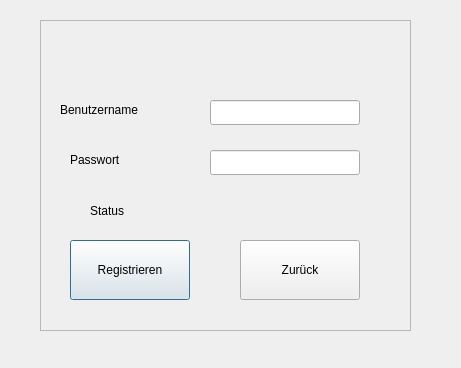
<?xml version="1.0" encoding="UTF-8"?>
<ui version="4.0">
 <class>registrieren</class>
 <widget class="QDialog" name="registrieren">
  <property name="geometry">
   <rect>
    <x>0</x>
    <y>0</y>
    <width>461</width>
    <height>368</height>
   </rect>
  </property>
  <property name="windowTitle">
   <string>Dialog</string>
  </property>
  <widget class="QFrame" name="frame">
   <property name="geometry">
    <rect>
     <x>40</x>
     <y>20</y>
     <width>371</width>
     <height>311</height>
    </rect>
   </property>
   <property name="frameShape">
    <enum>QFrame::StyledPanel</enum>
   </property>
   <property name="frameShadow">
    <enum>QFrame::Raised</enum>
   </property>
   <widget class="QPushButton" name="but_registrieren">
    <property name="geometry">
     <rect>
      <x>30</x>
      <y>220</y>
      <width>120</width>
      <height>60</height>
     </rect>
    </property>
    <property name="text">
     <string>Registrieren</string>
    </property>
   </widget>
   <widget class="QPushButton" name="reg_zurueck">
    <property name="geometry">
     <rect>
      <x>200</x>
      <y>220</y>
      <width>120</width>
      <height>60</height>
     </rect>
    </property>
    <property name="text">
     <string>Zurück</string>
    </property>
   </widget>
   <widget class="QLabel" name="label">
    <property name="geometry">
     <rect>
      <x>20</x>
      <y>80</y>
      <width>131</width>
      <height>20</height>
     </rect>
    </property>
    <property name="text">
     <string>Benutzername</string>
    </property>
   </widget>
   <widget class="QLabel" name="label_2">
    <property name="geometry">
     <rect>
      <x>30</x>
      <y>130</y>
      <width>121</width>
      <height>20</height>
     </rect>
    </property>
    <property name="text">
     <string>Passwort</string>
    </property>
   </widget>
   <widget class="QLineEdit" name="reg_benutzername">
    <property name="geometry">
     <rect>
      <x>170</x>
      <y>80</y>
      <width>150</width>
      <height>25</height>
     </rect>
    </property>
   </widget>
   <widget class="QLineEdit" name="reg_passwort">
    <property name="geometry">
     <rect>
      <x>170</x>
      <y>130</y>
      <width>150</width>
      <height>25</height>
     </rect>
    </property>
    <property name="echoMode">
     <enum>QLineEdit::Password</enum>
    </property>
   </widget>
   <widget class="QLabel" name="reg_status">
    <property name="geometry">
     <rect>
      <x>50</x>
      <y>170</y>
      <width>231</width>
      <height>41</height>
     </rect>
    </property>
    <property name="text">
     <string>Status</string>
    </property>
   </widget>
  </widget>
 </widget>
 <resources/>
 <connections/>
</ui>
